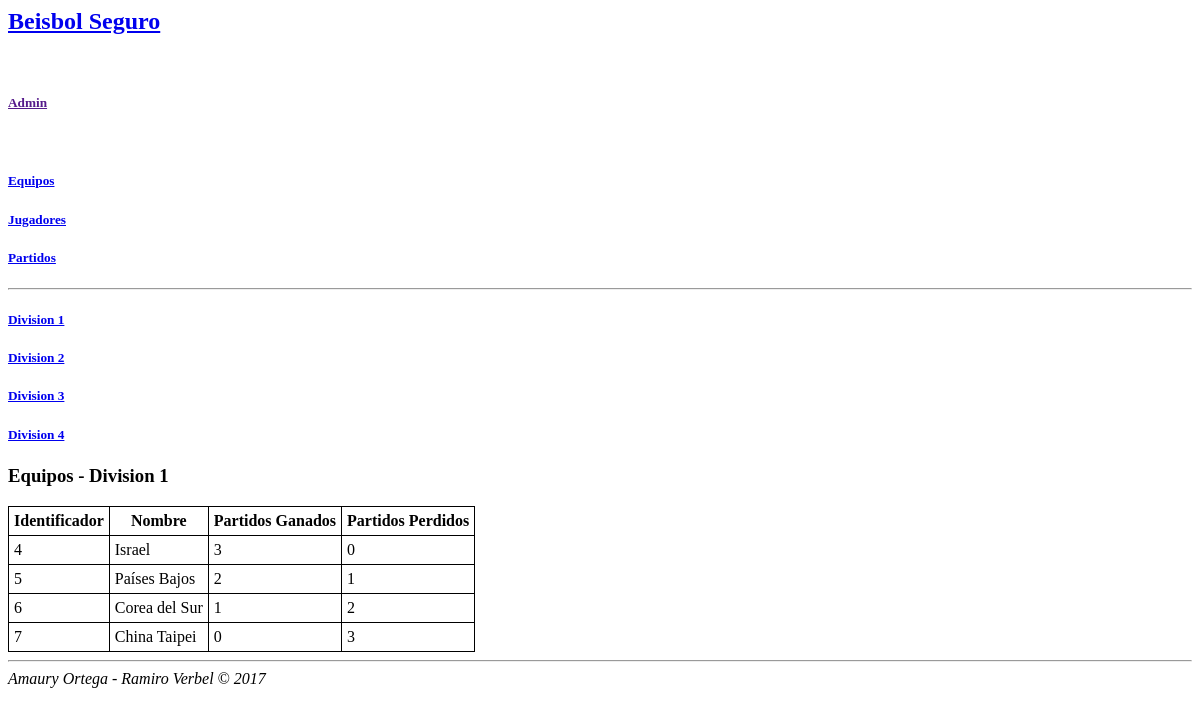
/index.php/equipos/1, run on an earlier commit of the app's database.
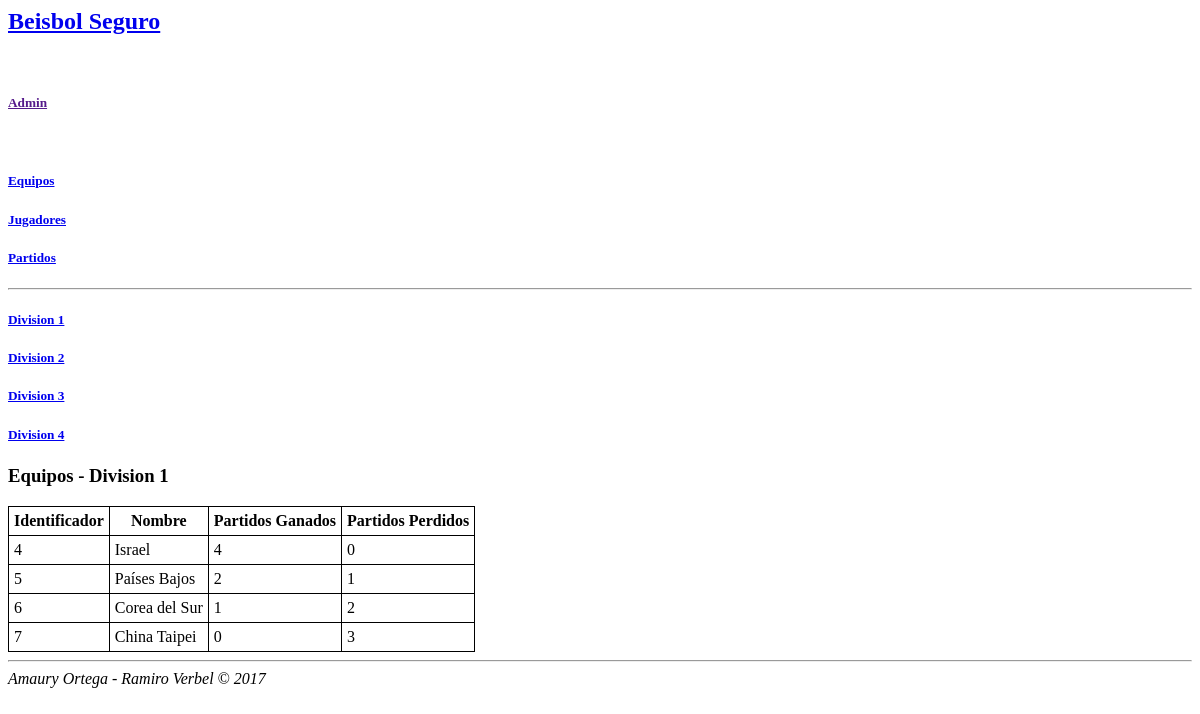
And on a later commit of the database.
### tables this page shows
CREATE TABLE `equipos` (
  `Identificador` int(11) NOT NULL,
  `Nombre` text NOT NULL,
  `Division` int(11) NOT NULL,
  `N_Partidos_Jugados` int(11) NOT NULL,
  `N_Partidos_Ganados` int(11) NOT NULL,
  `N_Partidos_Perdidos` int(11) NOT NULL
);

### application/controllers/CEquipos.php (called while the page is built, shortened)
<?php
class CEquipos extends CI_Controller {
    public function __construct(){
        $this->load->model('MEquipos');
    }
    public function division($num = 1){
        $this->load->view('plantillas/header');
        $data['division'] = $num;
        $data['equipos'] = $this->MEquipos->get_equipos($num);
        $this->load->view('equipos/division', $data);
        $this->load->view('plantillas/footer');
    }
}

### index.php (called while the page is built, shortened)
<?php
require_once BASEPATH.'core/CodeIgniter.php';

### application/models/MEquipos.php (called while the page is built, shortened)
<?php
class MEquipos extends CI_Model {
    public function get_equipos($division = FALSE){
        $this->db->order_by('N_Partidos_Ganados', 'DESC');
        $this->db->where('Division', $division);
        $query = $this->db->get('equipos');
        return $query->result_array();
    }
}

### application/views/equipos/division.php (the view, shortened to what this page needs)
<h5><a href="<?php echo site_url('equipos/1');?>">Division 1</a></h5>
<h5><a href="<?php echo site_url('equipos/2');?>">Division 2</a></h5>
<h5><a href="<?php echo site_url('equipos/3');?>">Division 3</a></h5>
<h5><a href="<?php echo site_url('equipos/4');?>">Division 4</a></h5>
<h3>Equipos - Division <?php echo $division;?></h3>
<table>
    <tr>
        <th>Identificador</th>
        <th>Nombre</th>
        <th>Partidos Ganados</th>
        <th>Partidos Perdidos</th>
    </tr>
<?php foreach ($equipos as $equipo): ?>
    <tr>
        <?php
        echo '<td>'.$equipo['Identificador'].'</td>';
        echo '<td>'.$equipo['Nombre'].'</td>';
        echo '<td>'.$equipo['N_Partidos_Ganados'].'</td>';
        echo '<td>'.$equipo['N_Partidos_Perdidos'].'</td>';
        ?>
    </tr>
<?php endforeach; ?>
</table>

### application/views/plantillas/header.php (shortened to what this page needs)
<html>
    <head>
    </head>
    <body>
        <h2><a href="<?php echo site_url();?>">Beisbol Seguro</a></h2>
        <br>
        <h5><a href="<?php ?>">Admin</a></h5>
        <br>
        <h5><a href="<?php echo site_url('equipos');?>">Equipos</a></h5>
        <h5><a href="<?php echo site_url('jugadores');?>">Jugadores</a></h5>
        <h5><a href="<?php echo site_url('partidos');?>">Partidos</a></h5>
        <hr>

### application/views/plantillas/footer.php
        <hr>
        <em>Amaury Ortega - Ramiro Verbel &copy; 2017</em>
    </body>
</html>

### application/views/equipos/division.php (style rules this page uses)
table { width: auto; }
table, th, td { border: 1px solid black; border-collapse: collapse; }
th, td { padding: 5px; }

What changed in the data, as far as the page shows it:
changed equipos "Israel": N_Partidos_Ganados "3" → "4"
